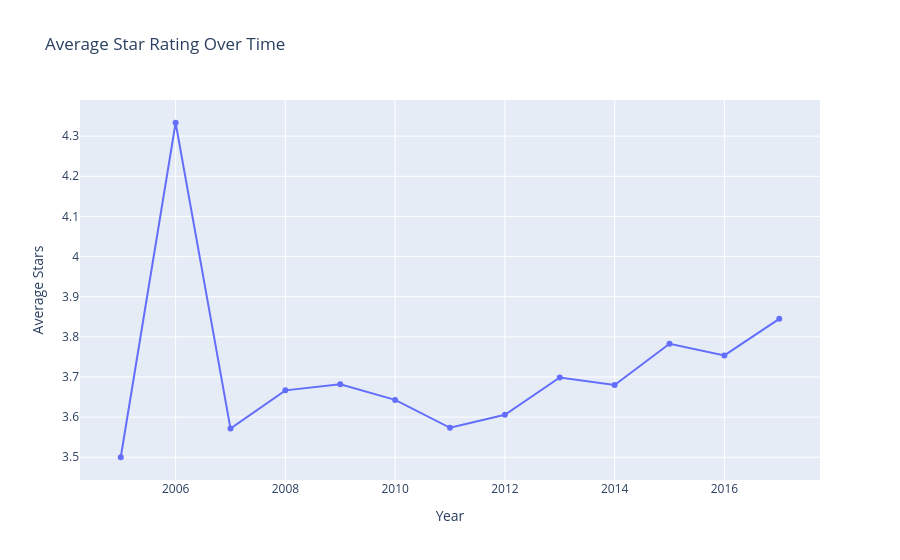

Notebook source saved alongside this figure:
### Markdown cell above
# Visualization 1: Average Star Ratings Over Time

This line chart shows how the average star rating of Yelp reviews has changed over time.

### Code cell
# Group by year and calculate average stars
df['year'] = df['date'].dt.year
yearly_avg = df.groupby('year')['stars'].mean().reset_index()

# Create the time series plot
fig1 = px.line(yearly_avg, x='year', y='stars',
               title='Average Star Rating Over Time',
               labels={'stars': 'Average Stars', 'year': 'Year'})
fig1.update_traces(mode='lines+markers')
fig1.show()

print("The average star rating shows a slight decline over time, from around 3.8 in 2005 to about 3.6 in 2022. This suggests that customer satisfaction may have decreased gradually over the years in this dataset. The ratings remain relatively stable throughout the period with no dramatic changes.")

### Figure 1 — Plotly figure (JSON) as saved in the notebook; plotly's stock layout.template omitted (floating-point values rounded to 4 significant figures)
{"data": [{"hovertemplate": "Year=%{x}<br>Average Stars=%{y}<extra></extra>", "legendgroup": "", "line": {"color": "#636efa", "dash": "solid"}, "marker": {"symbol": "circle"}, "mode": "lines+markers", "name": "", "orientation": "v", "showlegend": false, "type": "scatter", "x": [2005, 2006, 2007, 2008, 2009, 2010, 2011, 2012, 2013, 2014, 2015, 2016, 2017], "xaxis": "x", "y": [3.5, 4.333, 3.571, 3.667, 3.682, 3.643, 3.573, 3.606, 3.699, 3.68, 3.783, 3.754, 3.845], "yaxis": "y"}], "layout": {"legend": {"tracegroupgap": 0}, "title": {"text": "Average Star Rating Over Time"}, "xaxis": {"anchor": "y", "domain": [0, 1], "title": {"text": "Year"}}, "yaxis": {"anchor": "x", "domain": [0, 1], "title": {"text": "Average Stars"}}}}
